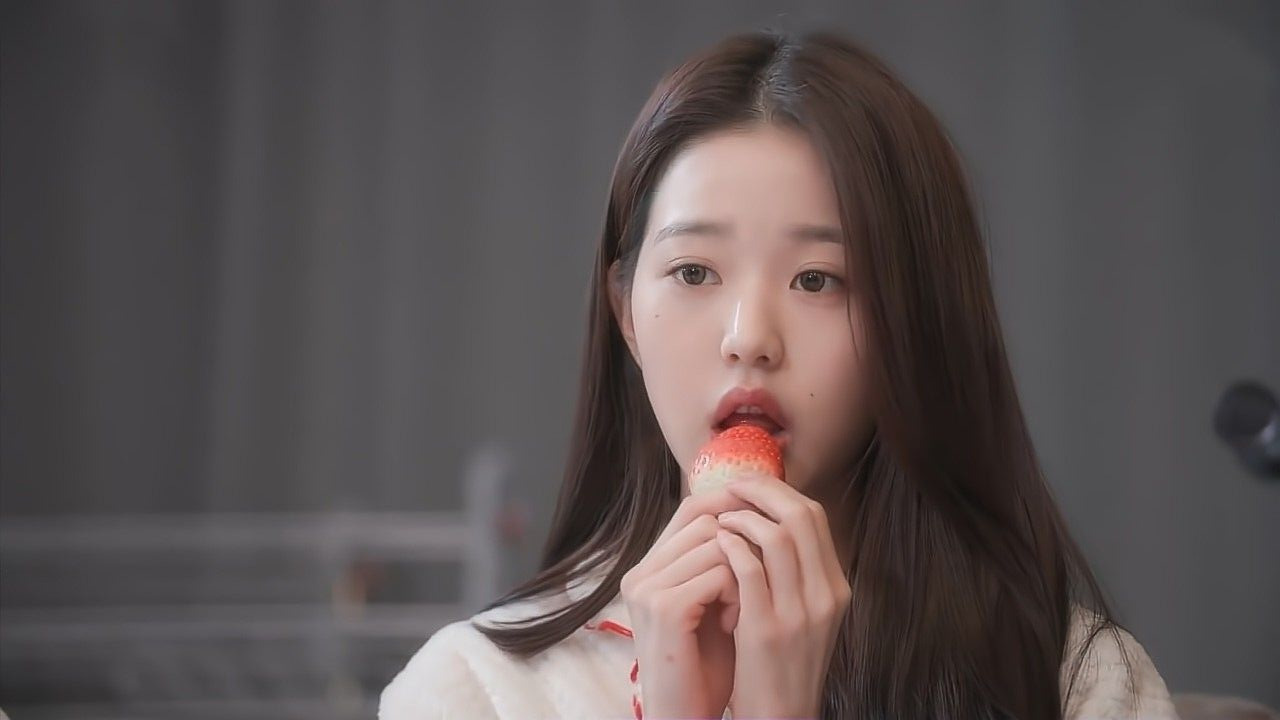
#> input picture wony.jpg, 1280 x 720 px, found by its file name
$ jupyter execute --allow-errors 412024030_DAVIDSON_TUGAS_MINGGU_01.ipynb   (shell and % lines are left out)
#> lines starting #> are read from the running program, lines starting #| are printed output that depends on the picture; after the words box and inside, x2 and y2 are one past the last pixel; in counts of white or black regions, pixels touching at a corner belong together
# Praktikum 01: Citra sebagai Tensor, Ruang Warna & Ekualisasi Histogram

**Mata Kuliah Visi Komputer 2026 — Minggu 01**

Notebook ini siap dijalankan langsung di **Google Colab** (Runtime: CPU biasa sudah cukup, tidak perlu GPU).

## Alokasi Waktu: 50 Menit
- **Tugas 1 (15 menit):** Manipulasi Dimensi Tensor & Konversi Ruang Warna (BGR -> RGB -> HSV -> LAB)
- **Tugas 2 (20 menit):** Ekualisasi Histogram Manual dari Awal (Pure NumPy & PyTorch)
- **Tugas 3 (15 menit):** Pipeline Pemuatan Batch Tensor & Normalisasi Standar ImageNet

## Capaian Pembelajaran
1. Memahami representasi citra digital sebagai tensor multidimensi (`HWC` pada OpenCV vs `BCHW` pada PyTorch).
2. Melakukan segmentasi warna pada ruang warna HSV untuk mendeteksi objek di bawah pencahayaan dinamis.
3. Menurunkan dan mengimplementasikan transformasi Cumulative Distribution Function (CDF) untuk ekualisasi histogram.
4. Membangun pipeline normalisasi batch tensor di PyTorch.

## Setup
Colab biasanya sudah menyediakan `numpy`, `opencv-python-headless`, dan `torch` secara default. Cell di bawah memastikan semuanya tersedia (aman dijalankan meski sudah terpasang).

[cell 1]

import cv2
import numpy as np
import torch
import matplotlib.pyplot as plt

print("OpenCV :", cv2.__version__)
print("NumPy  :", np.__version__)
print("PyTorch:", torch.__version__)

### Citra Uji (Sintetis)
Karena kita tidak mengunggah file, kita bangkitkan citra sintetis 3-kanal (kotak merah, lingkaran hijau, gradien biru) agar setiap orang mendapat hasil yang identik dan reproducible.

[cell 2]
img_bgr = cv2.imread('wony.jpg')
#> img_bgr is the input picture: shape (720, 1280, 3); mean B, G, R 81.8, 81.8, 90.5
print(f"Shape (H, W, C): {img_bgr.shape}, dtype: {img_bgr.dtype}")
#| Shape (H, W, C): (720, 1280, 3), dtype: uint8

plt.figure(figsize=(4, 3))
plt.imshow(cv2.cvtColor(img_bgr, cv2.COLOR_BGR2RGB))
plt.title("Citra Sintetis (ditampilkan sebagai RGB)")
plt.axis("off")
plt.show()

## Tugas 1 (15 menit): Manipulasi Dimensi Tensor & Konversi Ruang Warna

### Langkah 1: Slicing Tensor & Permutasi Kanal
- OpenCV membaca citra dalam format `(H, W, 3)` berurutan **BGR**.
- Konversi `BGR -> RGB` lalu ubah larik NumPy menjadi Tensor PyTorch dengan urutan dimensi `(H, W, C) -> (C, H, W)`, kemudian tambahkan dimensi batch `(1, C, H, W)`.

[cell 3]
img_rgb = cv2.cvtColor(img_bgr, cv2.COLOR_BGR2RGB)
img_hsv = cv2.cvtColor(img_bgr, cv2.COLOR_BGR2HSV)
#> img_hsv: shape (720, 1280, 3); mean H, S, V 94.7, 29.4, 91.3
img_lab = cv2.cvtColor(img_bgr, cv2.COLOR_BGR2LAB)
#> img_lab: shape (720, 1280, 3); mean of channels 0, 1, 2 89.7, 131.6, 129.4

# HWC uint8 -> CHW float32 [0, 1] -> tambah dimensi batch (1, C, H, W)
#> (the rest of this cell did not finish here and is left out)

### Langkah 2: Masking Warna pada Ruang HSV
- Ubah citra ke HSV, tentukan ambang bawah/atas untuk warna target (di sini: **merah**, yang di HSV "membungkus" di sekitar sudut hue 0 dan 180).
- Hasilkan mask biner dengan `cv2.inRange`, lalu ekstrak segmen objek dengan `cv2.bitwise_and`.

[cell 4]
def hsv_color_masking(bgr_img):
    """Segments red objects in HSV color space."""
    hsv = cv2.cvtColor(bgr_img, cv2.COLOR_BGR2HSV)
    # Red wraps around 0 and 180 degrees in HSV
    lower_red1 = np.array([0, 70, 50])
    upper_red1 = np.array([10, 255, 255])
    lower_red2 = np.array([170, 70, 50])
    upper_red2 = np.array([180, 255, 255])

    mask1 = cv2.inRange(hsv, lower_red1, upper_red1)
    mask2 = cv2.inRange(hsv, lower_red2, upper_red2)
    mask = cv2.bitwise_or(mask1, mask2)
    segmented = cv2.bitwise_or(bgr_img, bgr_img, mask=mask)
    return mask, segmented

mask, segmented = hsv_color_masking(img_bgr)
#> in hsv_color_masking, `mask1 = cv2.inRange(hsv, lower_red1, upper_red1)`:
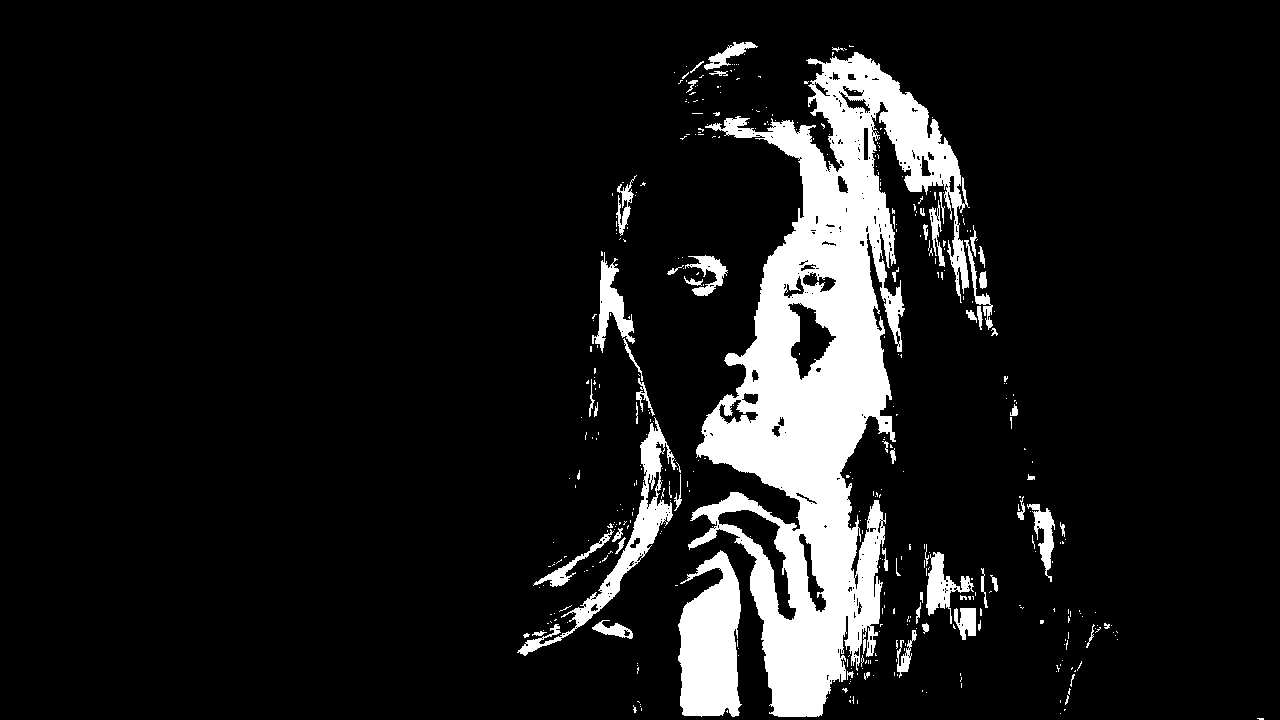
#> mask1: shape (720, 1280); 10.4% white; 426 white regions (362 under 20 px), largest, box (x1, y1, x2, y2) and area: (688, 52, 970, 717) 71534, (678, 550, 742, 717) 7831, (517, 417, 677, 656) 4340
#> in hsv_color_masking, `mask2 = cv2.inRange(hsv, lower_red2, upper_red2)`: mask2: shape (720, 1280); 0.14% white; 51 white regions (39 under 20 px), largest, box (x1, y1, x2, y2) and area: (719, 400, 758, 424) 330, (778, 715, 822, 720) 138, (633, 697, 643, 720) 126
#> in hsv_color_masking, `mask = cv2.bitwise_or(mask1, mask2)`: mask: shape (720, 1280); 10.5% white; 421 white regions (355 under 20 px), largest, box (x1, y1, x2, y2) and area: (688, 52, 970, 720) 72335, (678, 550, 742, 720) 7961, (517, 417, 677, 656) 4342
#> in hsv_color_masking, `segmented = cv2.bitwise_or(bgr_img, bgr_img, mask=mask)`:
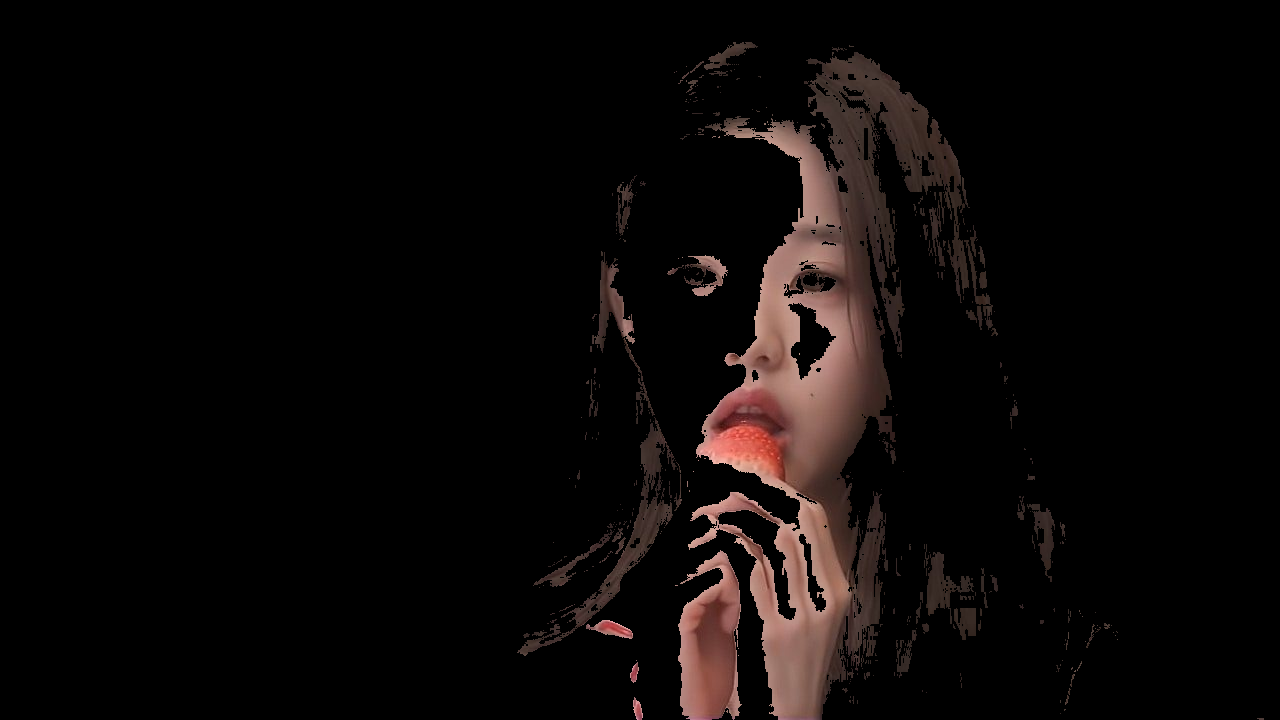
#> segmented: shape (720, 1280, 3); mean B, G, R 7.7, 8.4, 12.1
non_zero_pixels = np.count_nonzero(mask)
#> non_zero_pixels = 96870
print(f"Piksel merah terdeteksi: {non_zero_pixels}")
#| Piksel merah terdeteksi: 96870

fig, axes = plt.subplots(1, 2, figsize=(8, 3.5))
axes[0].imshow(mask, cmap="gray")
axes[0].set_title("Mask Biner (Merah)")
axes[0].axis("off")
axes[1].imshow(cv2.cvtColor(segmented, cv2.COLOR_BGR2RGB))
axes[1].set_title("Hasil Segmentasi")
axes[1].axis("off")
plt.show()
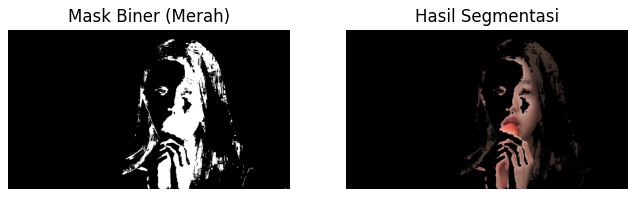
#> figure drawn by matplotlib, 2 panels

## Tugas 2 (20 menit): Ekualisasi Histogram Manual dari Awal

### Langkah 3: Ekualisasi Histogram Manual NumPy / PyTorch
Diberikan citra grayscale $I$ dengan level intensitas $L = 256$:
1. Hitung frekuensi histogram $h(k) = \sum_{x,y} \mathbb{I}(I(x,y) = k)$ untuk $k \in [0, 255]$.
2. Hitung Cumulative Distribution Function (CDF): $CDF(k) = \sum_{j=0}^k \frac{h(j)}{N}$, dengan $N = H \times W$.
3. Petakan intensitas piksel baru: $T(k) = \text{round}\left(\frac{CDF(k) - CDF_{min}}{1 - CDF_{min}} \times 255\right)$.
4. Verifikasi hasil manual terhadap `cv2.equalizeHist()`.

[cell 5]
def manual_histogram_equalization(gray_img):
    """
    Computes histogram equalization from scratch using pure NumPy.
    Formula: T(k) = round((CDF(k) - CDF_min) / (N - CDF_min) * (L - 1))
    """
    # 1. Compute histogram
    hist = np.zeros(256, dtype=np.int32)
    for pixel in gray_img.flatten():
        hist[pixel] += 1

    # 2. Compute Cumulative Distribution Function (CDF)
    cdf = hist.cumsum()
    cdf_masked = np.ma.masked_equal(cdf, 0)

    # 3. Apply CDF equalization formula
    cdf_min = cdf_masked.min()
    total_pixels = gray_img.shape[0] * gray_img.shape[1]

    lookup_table = ((cdf_masked - cdf_min) * 255 / (total_pixels - cdf_min)).astype(np.uint8)
    equalized_img = lookup_table[gray_img]

    return equalized_img

gray = cv2.cvtColor(img_bgr, cv2.COLOR_BGR2GRAY)
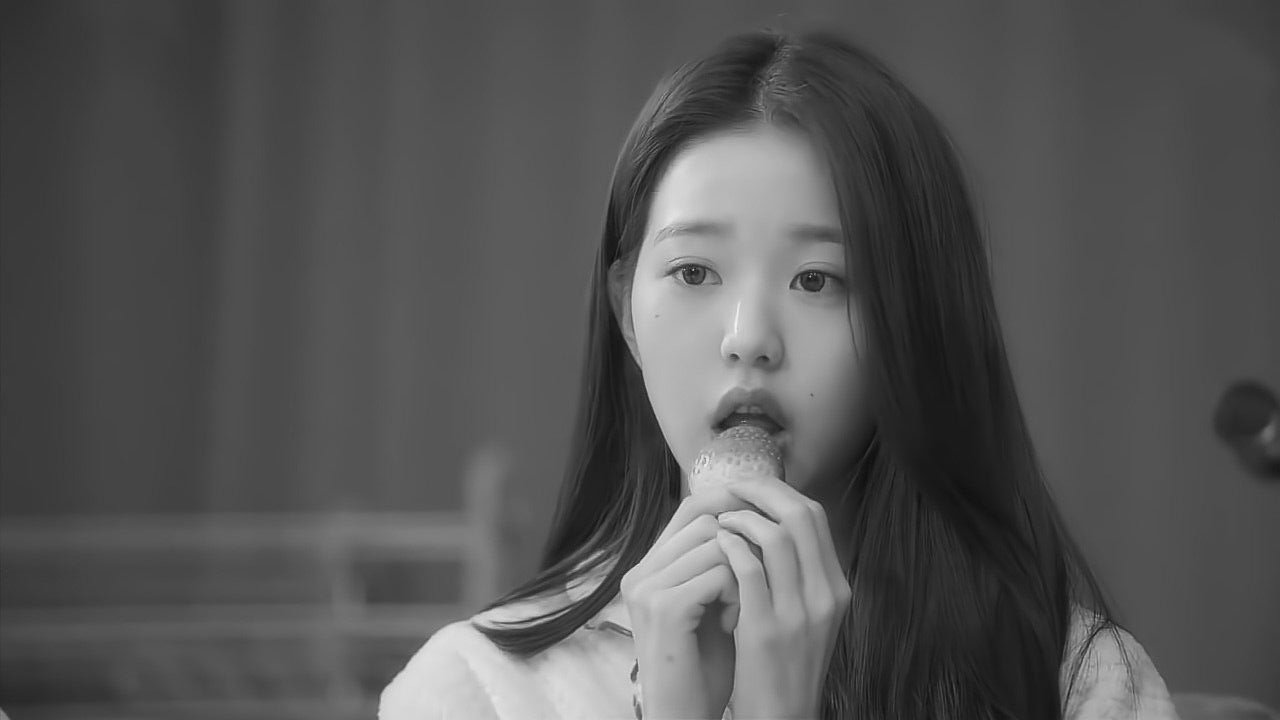
#> gray: shape (720, 1280); min 11, max 243, mean 84.4
manual_eq = manual_histogram_equalization(gray)
#> the loop in manual_histogram_equalization, `for pixel in gray_img.flatten():` made 921600 passes
#> pixel on passes 1 to 3: 47, 47, 47
#> after the loop in manual_histogram_equalization, `for pixel in gray_img.flatten():`: hist = 256 values, max 31131 at index 79, min 0 at index 0, mean 3600
#> in manual_histogram_equalization, `cdf = hist.cumsum()`: cdf = 256 values from 0 to 921600
#> in manual_histogram_equalization, `cdf_min = cdf_masked.min()`: cdf_min = 1
#> in manual_histogram_equalization, `equalized_img = lookup_table[gray_img]`:
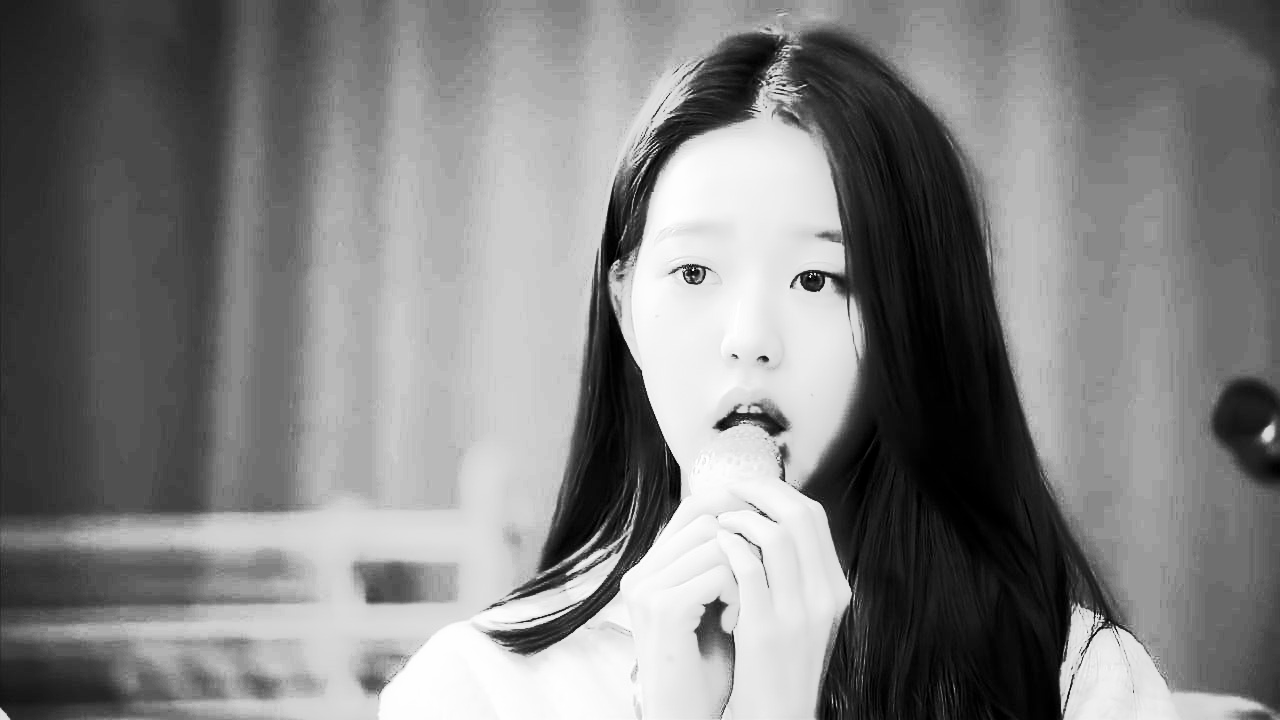
#> equalized_img: shape (720, 1280); min 0, max 255, mean 128.9
cv_eq = cv2.equalizeHist(gray)
mae_diff = np.mean(np.abs(manual_eq.astype(float) - cv_eq.astype(float)))
#> mae_diff = 0.494
print(f"MAE manual vs cv2.equalizeHist: {mae_diff:.4f} (mendekati 0 = cocok)")
#| MAE manual vs cv2.equalizeHist: 0.4940 (mendekati 0 = cocok)
assert mae_diff < 1.0, "Manual histogram equalization verification failed!"
print("[OK] Ekualisasi histogram manual terverifikasi.")

fig, axes = plt.subplots(2, 2, figsize=(9, 7))
axes[0, 0].imshow(gray, cmap="gray")
axes[0, 0].set_title("Grayscale Asli")
axes[0, 0].axis("off")
axes[0, 1].imshow(manual_eq, cmap="gray")
axes[0, 1].set_title("Ekualisasi Manual")
axes[0, 1].axis("off")
axes[1, 0].hist(gray.flatten(), bins=256, range=(0, 255), color="gray")
axes[1, 0].set_title("Histogram Asli")
axes[1, 1].hist(manual_eq.flatten(), bins=256, range=(0, 255), color="steelblue")
axes[1, 1].set_title("Histogram Setelah Ekualisasi")
plt.tight_layout()
plt.show()
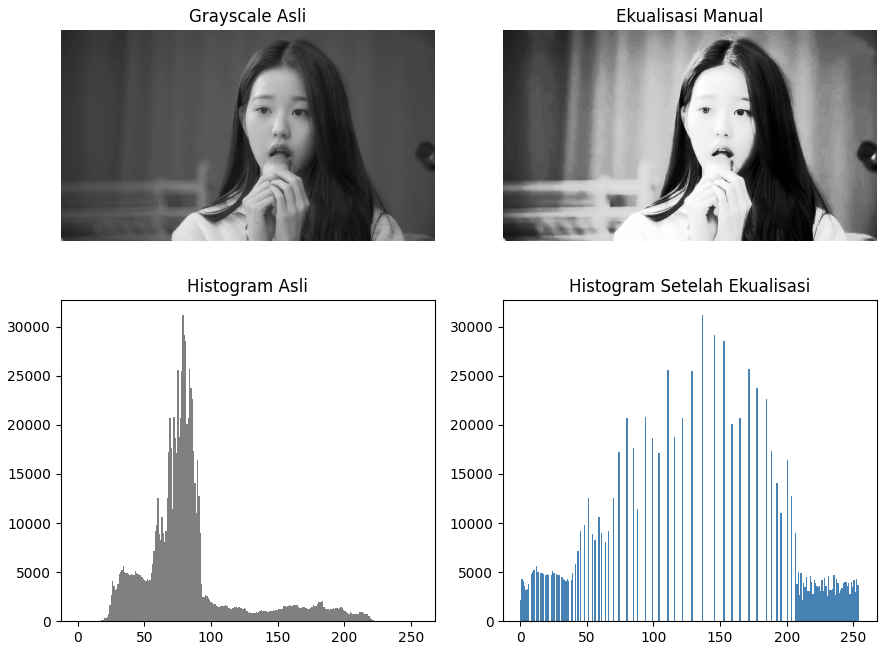
#> figure drawn by matplotlib, 4 panels; panel 3: tallest bar 31131 high, from x = 78.69 to 79.69; panel 4: tallest bar 31131 high, from x = 136.5 to 137.5

## Tugas 3 (15 menit): Pipeline Pemuatan Batch Tensor & Normalisasi Standar ImageNet

### Langkah 4: Pipeline Normalisasi Batch Tensor
Bangun fungsi yang menerima batch tensor berukuran `(B, 3, H, W)` bernilai $[0, 1]$ dan menerapkan normalisasi ImageNet:
$$\mu = [0.485, 0.456, 0.406], \quad \sigma = [0.229, 0.224, 0.225]$$
$$X_{norm} = \frac{X - \mu}{\sigma}$$

[cell 6]
def pytorch_batch_normalize(bgr_images_list):
    """
    Converts list of BGR numpy images (H, W, C) into normalized PyTorch batch tensor (B, C, H, W).
    """
    tensor_list = []
    for img_bgr_ in bgr_images_list:
        img_rgb_ = cv2.cvtColor(img_bgr_, cv2.COLOR_BGR2RGB)
        # HWC uint8 -> CHW float32 [0.0, 1.0]
        tensor = torch.from_numpy(img_rgb_).permute(2, 0, 1).float() / 255.0
        tensor_list.append(tensor)

    batch_tensor = torch.stack(tensor_list, dim=0)  # (B, 3, H, W)

    mean = torch.tensor([0.485, 0.456, 0.406]).view(1, 3, 1, 1)
    std = torch.tensor([0.229, 0.224, 0.225]).view(1, 3, 1, 1)
    normalized_batch = (batch_tensor - mean) / std

    return normalized_batch

h, w = img_bgr.shape[:2]
#> h = 720; w = 1280
#> the loop in pytorch_batch_normalize, `for img_bgr_ in bgr_images_list:` made 1 pass
#> after the loop in pytorch_batch_normalize, `for img_bgr_ in bgr_images_list:`: tensor_list = []
#> (the rest of this cell did not finish here and is left out)

## Verifikasi Akhir
Ringkasan semua pengecekan

[cell 7]
print("[RUN] Praktikum 01: Tensors, Color Spaces & Histograms")
print(f"1. Citra dimuat, shape (H, W, C): {img_bgr.shape}, dtype: {img_bgr.dtype}")
#| 1. Citra dimuat, shape (H, W, C): (720, 1280, 3), dtype: uint8
print(f"2. HSV Red Color Masking selesai. Piksel merah terdeteksi: {non_zero_pixels}")
#| 2. HSV Red Color Masking selesai. Piksel merah terdeteksi: 96870
print(f"3. Ekualisasi Histogram Manual MAE vs OpenCV: {mae_diff:.4f}")
#| 3. Ekualisasi Histogram Manual MAE vs OpenCV: 0.4940
#> (the rest of this cell did not finish here and is left out)
